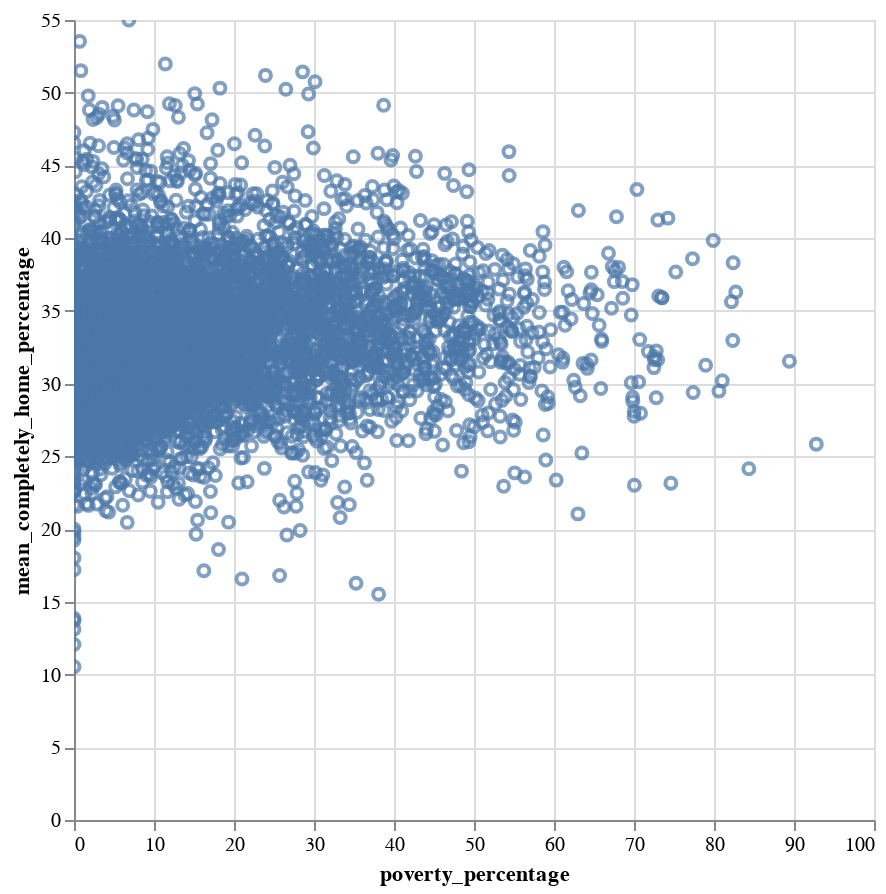

Write notebook code for a chart like this one.
### Code cell
# plot bar graph
alt.Chart(result_df).mark_point().encode(
    alt.X('poverty_percentage:Q'),
    alt.Y('mean_completely_home_percentage:Q'),
    tooltip=['cbg','poverty_percentage','mean_completely_home_percentage']
).properties(width=400, height=400).interactive()

### Figure 1 — Vega-Lite specification as saved in the notebook (floating-point values rounded to 4 significant figures; data arrays with more than 128 entries replaced by an {"elided": "..."} marker saying what was removed)
{"config": {"view": {"continuousWidth": 400, "continuousHeight": 300}}, "data": {"name": "data-24ee49a8da9c79f61a46bdb7b82fea64"}, "mark": "point", "encoding": {"tooltip": [{"type": "nominal", "field": "cbg"}, {"type": "nominal", "field": "poverty_percentage"}, {"type": "quantitative", "field": "mean_completely_home_percentage"}], "x": {"type": "quantitative", "field": "poverty_percentage"}, "y": {"type": "quantitative", "field": "mean_completely_home_percentage"}}, "height": 400, "selection": {"selector007": {"type": "interval", "bind": "scales", "encodings": ["x", "y"]}}, "width": 400, "$schema": "https://vega.github.io/schema/vega-lite/v4.8.1.json", "datasets": {"data-24ee49a8da9c79f61a46bdb7b82fea64": {"elided": "6664 records"}}}
